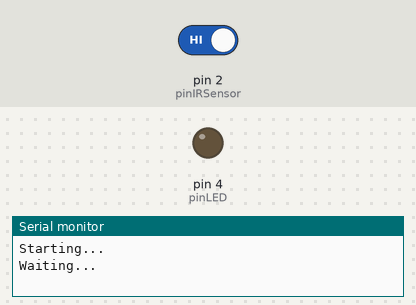
The sketch below on a simulated Arduino Uno, built with avr-gcc and run on an emulated ATmega328P. On the bench: output pins drawn as LEDs (lit = HIGH), the last lines printed to the serial monitor. Dashed ring = blinking. Inputs (shaded band) come from the test bench; at power-on: pin 2 (pinIRSensor) HIGH.

Above: at 1.2 s.
1.3 s: pin 2 (pinIRSensor) driven LOW
At 1.67 s:
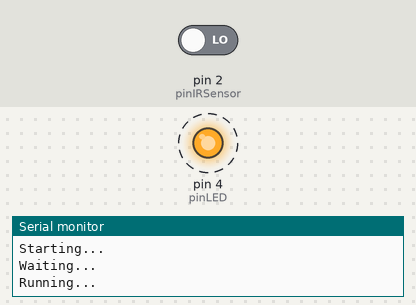
At 4.9 s:
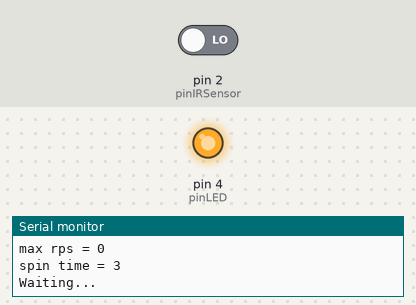
Timing chart, 0 to 6.4 s (numbered marks = the images above; inputs shaded):
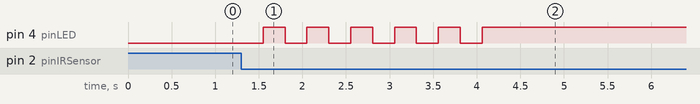

The sketch:

PulseLength_period_v2.ino
```cpp
// (licence header left out)
const int intPULSES=2;                  //Number of Pulses to get period for per read cycle - NTOE doesn't average so only works for 2 currently.
const int MSFLASHFAST=250;              //mS to flash LED fast
const int MSTIMEOUT=3000;               //mS to wait to see a spinner leg pass when we're running
const int MSPRINT=5000;                 //mS to output when running
int pinIRSensor = 2,pinLED=4;           //Digital pin 2 has a IRSensor attached to it, pin 4 has an LED
bool bolLEDState=false;                 //Current LED State
volatile long lngPulseTime[intPULSES];  //Array of time at interrupt
volatile int intPulseCount=0;           //Count of how many pulses we've read


// the setup routine runs once when you press reset:
void setup() {  //Make the IRSensor's pin an input with a pullup resistor
  pinMode(pinIRSensor, INPUT);
  digitalWrite(pinIRSensor, HIGH);
  //Setup a normal LED
  pinMode(pinLED,OUTPUT);

  //Init serial communication at 9600 bits per second:
  Serial.begin(9600);
  Serial.println("Starting...");
}

void ISRPulse(){
  //Called whenever a new pulse arrives.
  lngPulseTime[intPulseCount]=micros();   //Save the current value of the micro second (uS) counter
  intPulseCount++;                        //Add 1 to the index into the PulseTime array
}

void loop() {
  long  lngPerioduS;            //How long in uS between pulses
  int   intRPS;                 //Revs per Second
  int   intSpinnerLegs=3;       //number of legs on a spinner - would be nice to make this a user input
  long  lngFlash=0, lngPrint, lngStop;    //LED Flash counter, Print counter and stop time counter
  bool  bolWait,bolRunning;     //Are we waiting for a spinner, Do we still have a spinner
  int   intMaxRPS;              //The maximum REP we've seen for this spinner
  long  lngTotal;               //The total spin time

  //Display 'Waiting' message
  Serial.println("Waiting...");

  //Do nothing till we see a spinner
  while (digitalRead(pinIRSensor)==HIGH){}

  //Tell user we're running
  Serial.println("Running...");
  //Zero run variables and enter the running loop
  bolRunning = true;
  intMaxRPS = 0;
  lngTotal = millis();
  while (bolRunning){               //Loop round till we haven't seen a spinner leg go past
    //Zero the PulseTimes array
    for (int i=0;i<intPULSES;i++)
      lngPulseTime[i]=0;
    intPulseCount=0;                //Reset the number of pulses we've seen
    lngFlash=millis()+MSFLASHFAST;  //Next time to flash the LED
    lngPrint=millis()+MSPRINT;      //Next time to print the current figures
    lngStop=millis()+MSTIMEOUT;     //If we don't see a spinner leg by this time, run has stoped
    attachInterrupt(digitalPinToInterrupt(pinIRSensor), ISRPulse, FALLING); //Interrupt to the ISRPulse Funciton every falling edge on pinIRSensor
    while ((intPulseCount<=1)&&bolRunning){ //Loop until we've seen 2 pulses or timed out.
      if (millis()>lngStop){        //Has the clock gone beyond the stop time
        bolRunning=false;
      }
      //LED flash
      if (lngFlash<millis()){
        bolLEDState=not bolLEDState;
        digitalWrite(pinLED,bolLEDState);
        lngFlash=millis()+MSFLASHFAST;
      }
    }
    detachInterrupt(digitalPinToInterrupt(pinIRSensor));    //Stop interrupting
    if (bolRunning){
      lngPerioduS=lngPulseTime[1]-lngPulseTime[0];  //Period in uS
      intRPS=(1000000/lngPerioduS)/intSpinnerLegs;  //Revs Per Second

      if (intRPS>intMaxRPS){    //Update max RPS if required
          intMaxRPS = intRPS;
      }

      //If MSPRINT time has passed, display Current RPS
      if (lngPrint<millis()){
        lngPrint=millis()+MSPRINT;      //Next time to print the current figures
        Serial.println(intRPS);
      }

    }else{      //Timed out
      lngTotal = (millis()-lngTotal)/1000;  //Calculate total run time and display it and total time
      Serial.print("max rps = ");
      Serial.println(intMaxRPS);
      Serial.print("spin time = ");
      Serial.println(lngTotal);
    }
  }
  //Display 'Waiting' message
  Serial.println("Waiting...");
  while (digitalRead(pinIRSensor)==LOW){}     //Wait till we see a spinner.
}
```

Measured:
- after the input at 1.3 s, pin 4 (pinLED): alternates HIGH for 0.25 s and LOW for 0.25 s, 11 changes in all, then stays HIGH, starting after 0.25 s
